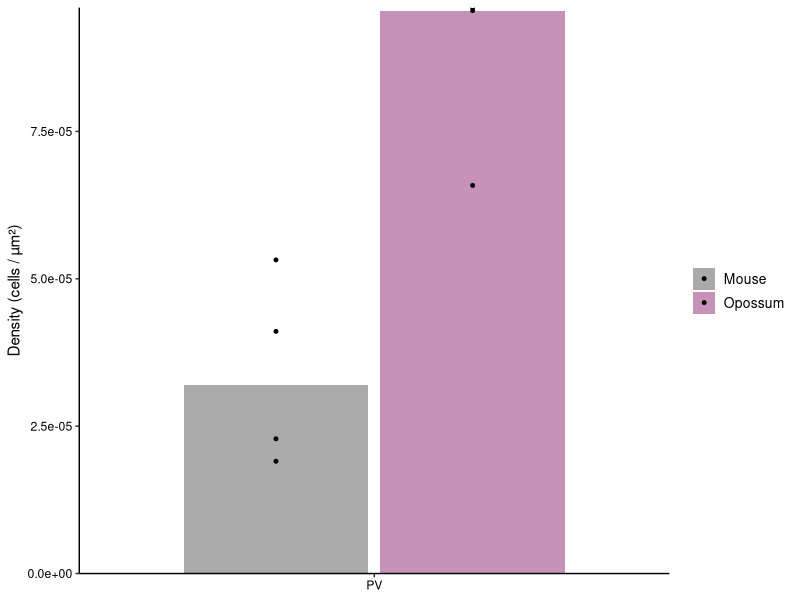
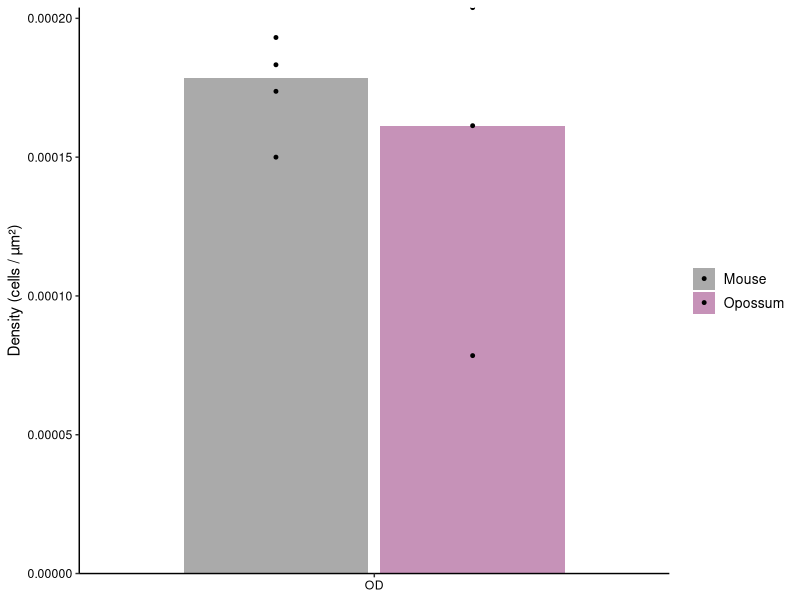

The R source for these figures, in order:
## ---- chunk 1

library(ggplot2)
library(dplyr)

# Create dataframes
opossum.data <- data.frame(
  sample = paste0("Opossum_", 1:3),
  species = "Opossum",
  OD = c(121, 158, 31),
  PV = c(72, 74, 26),
  x = c(2000, 2000, 1170),
  y = c(1500, 1550, 1350)
)

mouse.data <- data.frame(
  sample = paste0("Mouse_", 1:4),
  species = "Mouse",
  OD = c(174, 63, 76, 98),
  PV = c(39, 8, 10, 27),
  x = c(2450, 1200, 1400, 1450),
  y = c(1550, 1400, 1250, 1400)
)

# Combine
all.data <- bind_rows(opossum.data, mouse.data)

# Compute area (in µm²) and densities
all.data <- all.data %>%
  mutate(
    area_um2 = 0.25 * x * y,
    OD_density = OD / area_um2,
    PV_density = PV / area_um2
  )

# Reshape to long format for ggplot
density.long <- all.data %>%
  select(sample, species, OD_density, PV_density) %>%
  tidyr::pivot_longer(cols = c(OD_density, PV_density),
                      names_to = "cell.identity",
                      values_to = "density") %>%
  mutate(cell.identity = recode(cell.identity, OD_density = "OD", PV_density = "PV"))

density.long.pv <- density.long[density.long$cell.identity == "PV", ]
density.long.od <- density.long[density.long$cell.identity == "OD", ]

# Plot PV
ggplot(density.long.pv, aes(x = factor(cell.identity, levels = c("PV")), y = density, fill = species)) +
  geom_bar(stat = "summary", fun = "median", position = position_dodge(width = 0.8), width = 0.75) +
  geom_point(position = position_dodge(width = 0.8), size = 1, colour = "black") +
  scale_y_continuous(expand = c(0, 0)) +
  scale_x_discrete(labels = c("PV")) +
  scale_fill_manual(values = c("Opossum" = "#c692b8", "Mouse" = "#aaaaaa")) +
  theme_classic() +
  theme(axis.text = element_text(color = "black"),
        legend.text = element_text(size = 10)) +
  labs(x = NULL, y = "Density (cells / µm²)", fill = NULL)

# Plot OD
ggplot(density.long.od, aes(x = factor(cell.identity, levels = c("OD")), y = density, fill = species)) +
  geom_bar(stat = "summary", fun = "median", position = position_dodge(width = 0.8), width = 0.75) +
  geom_point(position = position_dodge(width = 0.8), size = 1, colour = "black") +
  scale_y_continuous(expand = c(0, 0)) +
  scale_x_discrete(labels = c("OD")) +
  scale_fill_manual(values = c("Opossum" = "#c692b8", "Mouse" = "#aaaaaa")) +
  theme_classic() +
  theme(axis.text = element_text(color = "black"),
        legend.text = element_text(size = 10)) +
  labs(x = NULL, y = "Density (cells / µm²)", fill = NULL)

